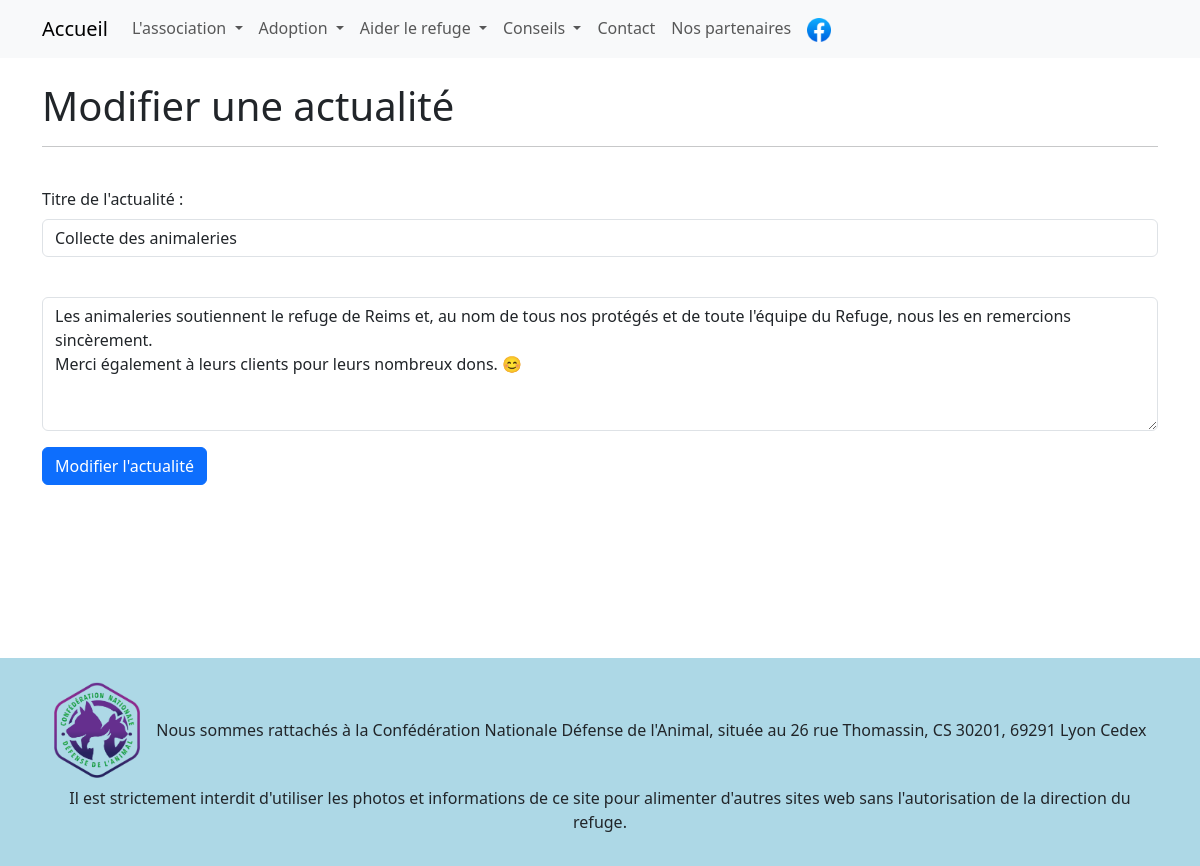
/modif-actualite.php?id=32, run on the app's committed database.
### tables this page shows
CREATE TABLE `actualites` (
  `id` int NOT NULL,
  `title` varchar(255) NOT NULL,
  `image_name` varchar(255) DEFAULT NULL,
  `content` blob NOT NULL,
  `creation_date` datetime NOT NULL,
  `edit_date` datetime DEFAULT NULL
);

### modif-actualite.php (the view, shortened to what this page needs)
<?php
require('appelEtPost/dbconnect.php');
$actualite = $bdd->query("SELECT actualites.id, actualites.title, actualites.content FROM actualites WHERE actualites.id = {$_GET['id']}");
$donneesActualite = $actualite->fetchall(PDO::FETCH_ASSOC);
?>
<!DOCTYPE html>
<html lang="en">
<head>
<?php require('commun/header.php'); ?>
    <main>
        <div class="container">
        <h1>Modifier une actualité</h1><hr><br>
            <form action="appelEtPost/postModif-actualite.php" method="post" enctype="multipart/form-data">
                <div class="mb-3">
                    <label for="title" class="form-label">Titre de l'actualité :</label>
                    <input type="text" name="article_title" id="title" class="form-control" value="<?=$donneesActualite[0]['title']?>" required>
                </div>
                <br>
                <div class="mb-3">
                    <textarea name="article_content" id="article_content" class="form-control" rows="5" required><?=$donneesActualite[0]['content']?></textarea>
                </div>
                <button type="submit" name="submit" class="btn btn-primary" value="<?=$donneesActualite[0]['id']?>">Modifier l'actualité</button>
            </form>
        </div>
    </main>
<?php
require('commun/footer.php');
?>

### css/style.css (style rules this page uses)
main { min-height: 69svh; }

### data on the page
actualites: article_title "Collecte des animaleries", article_content "Les animaleries soutiennent le refuge de Reims et, au nom de tous nos protégés et de toute l'équipe du Refuge, nous les en remercions sincèrement. Merci également à leurs clients pour leurs nombreux dons. 😊"
